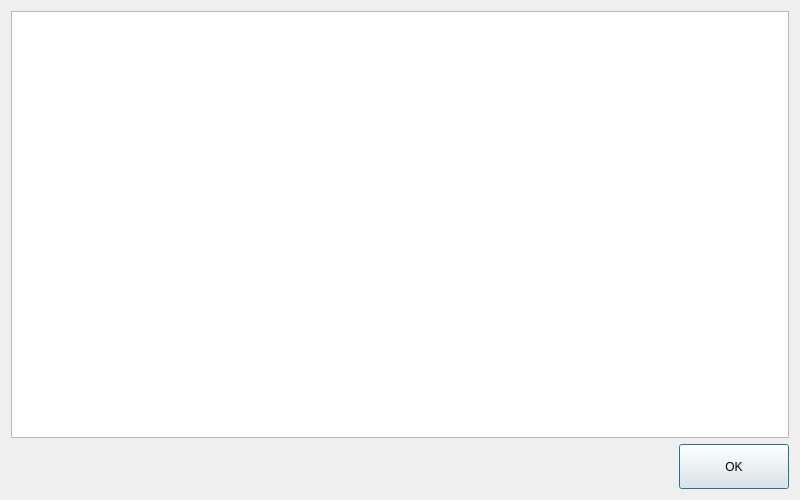
<?xml version="1.0" encoding="UTF-8"?>
<ui version="4.0">
 <class>ProductHistoryDialog</class>
 <widget class="QDialog" name="ProductHistoryDialog">
  <property name="geometry">
   <rect>
    <x>0</x>
    <y>0</y>
    <width>800</width>
    <height>500</height>
   </rect>
  </property>
  <property name="windowTitle">
   <string>Dialog</string>
  </property>
  <layout class="QVBoxLayout" name="verticalLayout">
   <item>
    <widget class="QTableView" name="tableView"/>
   </item>
   <item>
    <layout class="QHBoxLayout" name="horizontalLayout">
     <item>
      <spacer name="horizontalSpacer">
       <property name="orientation">
        <enum>Qt::Horizontal</enum>
       </property>
       <property name="sizeHint" stdset="0">
        <size>
         <width>40</width>
         <height>20</height>
        </size>
       </property>
      </spacer>
     </item>
     <item>
      <widget class="QPushButton" name="btnOK">
       <property name="minimumSize">
        <size>
         <width>110</width>
         <height>45</height>
        </size>
       </property>
       <property name="maximumSize">
        <size>
         <width>110</width>
         <height>45</height>
        </size>
       </property>
       <property name="text">
        <string>OK</string>
       </property>
      </widget>
     </item>
    </layout>
   </item>
  </layout>
 </widget>
 <resources/>
 <connections/>
</ui>
